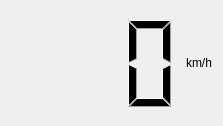
<?xml version="1.0" encoding="UTF-8"?>
<ui version="4.0">
 <class>Speedometer</class>
 <widget class="QWidget" name="Speedometer">
  <property name="enabled">
   <bool>true</bool>
  </property>
  <property name="geometry">
   <rect>
    <x>0</x>
    <y>0</y>
    <width>223</width>
    <height>126</height>
   </rect>
  </property>
  <property name="sizePolicy">
   <sizepolicy hsizetype="Expanding" vsizetype="Expanding">
    <horstretch>0</horstretch>
    <verstretch>0</verstretch>
   </sizepolicy>
  </property>
  <layout class="QHBoxLayout" name="horizontalLayout">
   <property name="spacing">
    <number>0</number>
   </property>
   <item>
    <widget class="QLCDNumber" name="speed">
     <property name="sizePolicy">
      <sizepolicy hsizetype="Minimum" vsizetype="Minimum">
       <horstretch>1</horstretch>
       <verstretch>1</verstretch>
      </sizepolicy>
     </property>
     <property name="frameShape">
      <enum>QFrame::NoFrame</enum>
     </property>
     <property name="numDigits">
      <number>3</number>
     </property>
    </widget>
   </item>
   <item>
    <widget class="QLabel" name="speedUnit">
     <property name="text">
      <string>km/h</string>
     </property>
    </widget>
   </item>
  </layout>
 </widget>
 <resources/>
 <connections/>
</ui>
